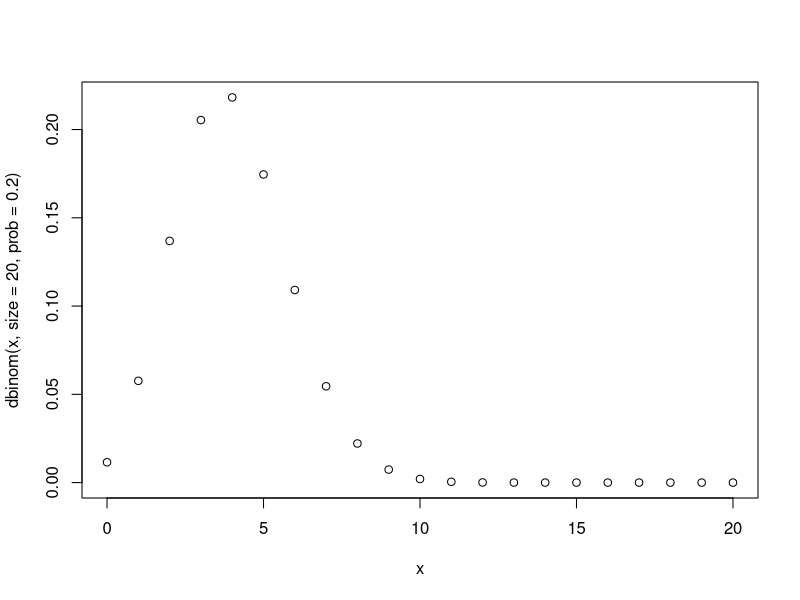

Here is the R script that generated this plot: (Note: this script raises an error after producing the figure.)
#2a
#Peluang terdapat 4 pasien yang sembuh.

dbinom (4, 20, 0.2)

#2b
#Gambarkan grafik histogram berdasarkan kasus tersebut.

x <- 0:20
plot(x, dbinom(x, size=20, prob=0.2))

#2c
#Nilai Rataan (μ) dan Varian (σ²) dari DistribusiBinomial.

average = n*(p)
average
variance = n * (p) * (1-(p))
variance
